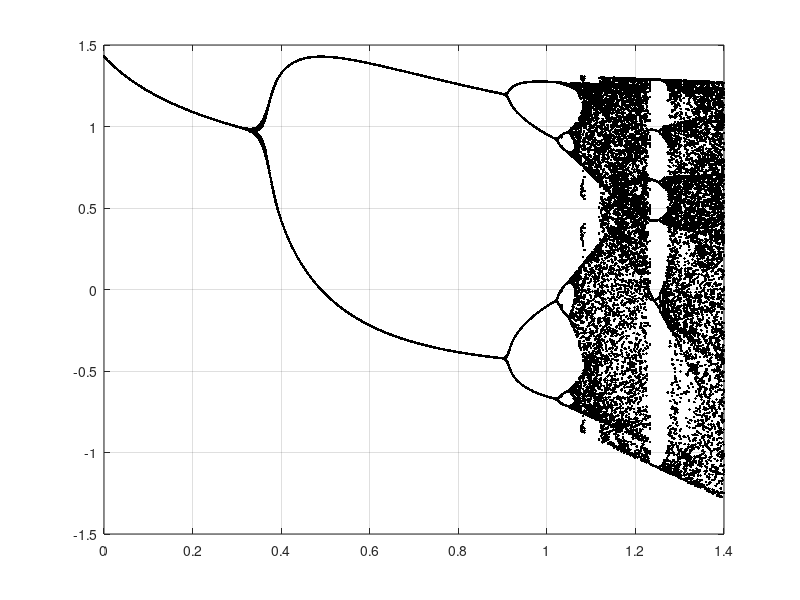

This figure's MATLAB source:

% Matlab code (see [4]) to demonstrate bifurcation diagram for Hénon map
% x=f(a), b=0.3 and xo=yo=0
%%clc; clear all;
n = input('number of iterations = ');
% fix the parameter b and vary the parameter a
b=0.3;
a=0:0.001:1.4;
% initialization a zero for x and y
% x(0)=y(0)=0
x(:,1)=zeros(size(a,2),1);
y(:,1)=zeros(size(a,2),1);
% iterate the Hénon map
for k=1 : size(a,2)
 for i=1:130
 y(k,i+1)=b*x(k,i);
 x(k,i+1)=1+y(k,i)-a(k)*x(k,i)^2;
 end
end
% display module of the last 50 values of x:
r=a(1,1)*ones(1,51);
m=x(1,80:130);
for k=2 : size(a,2)
 r=[r,a(1,k)*ones(1,51)];
 m=[m,x(k,80:130)];
end
plot(r,m,'.k');
grid;
zoom;